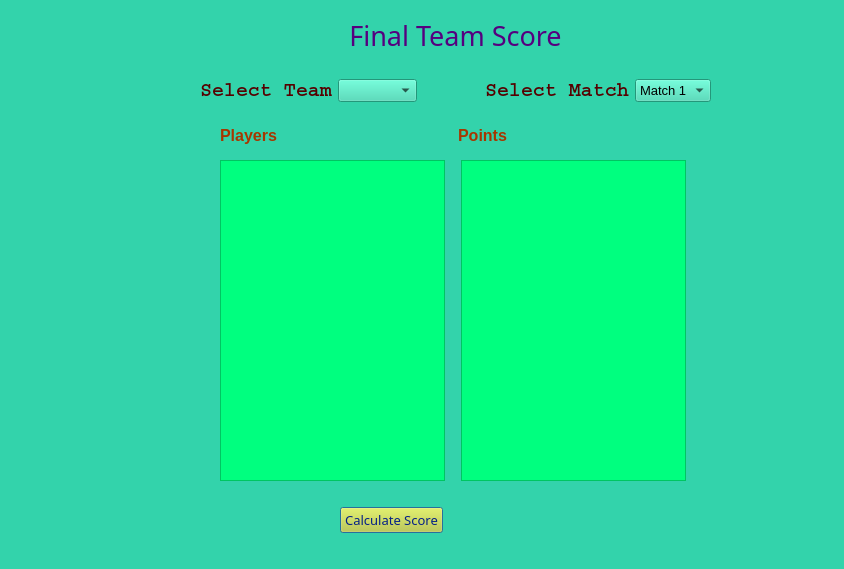
<?xml version="1.0" encoding="UTF-8"?>
<ui version="4.0">
 <class>Dialog</class>
 <widget class="QDialog" name="Dialog">
  <property name="geometry">
   <rect>
    <x>0</x>
    <y>0</y>
    <width>844</width>
    <height>569</height>
   </rect>
  </property>
  <property name="windowTitle">
   <string>Dialog</string>
  </property>
  <property name="styleSheet">
   <string notr="true">background-color: rgb(85, 170, 255);
background-color: rgb(69, 207, 207);
background-color: rgb(81, 179, 208);
background-color: rgb(51, 211, 171);</string>
  </property>
  <widget class="QWidget" name="layoutWidget">
   <property name="geometry">
    <rect>
     <x>220</x>
     <y>160</y>
     <width>466</width>
     <height>321</height>
    </rect>
   </property>
   <layout class="QHBoxLayout" name="horizontalLayout_5">
    <item>
     <widget class="QListWidget" name="lw1_2">
      <property name="font">
       <font>
        <family>Tahoma</family>
        <pointsize>10</pointsize>
        <weight>75</weight>
        <bold>true</bold>
       </font>
      </property>
      <property name="styleSheet">
       <string notr="true">
background-color: rgb(0, 255, 127);</string>
      </property>
     </widget>
    </item>
    <item>
     <spacer name="horizontalSpacer_3">
      <property name="font">
       <font>
        <family>Tahoma</family>
        <pointsize>10</pointsize>
       </font>
      </property>
      <property name="orientation">
       <enum>Qt::Horizontal</enum>
      </property>
      <property name="sizeHint" stdset="0">
       <size>
        <width>0</width>
        <height>0</height>
       </size>
      </property>
     </spacer>
    </item>
    <item>
     <spacer name="horizontalSpacer_2">
      <property name="orientation">
       <enum>Qt::Horizontal</enum>
      </property>
      <property name="sizeHint" stdset="0">
       <size>
        <width>40</width>
        <height>20</height>
       </size>
      </property>
     </spacer>
    </item>
    <item>
     <widget class="QListWidget" name="lw2_2">
      <property name="font">
       <font>
        <family>Tahoma</family>
        <pointsize>10</pointsize>
        <weight>75</weight>
        <bold>true</bold>
       </font>
      </property>
      <property name="styleSheet">
       <string notr="true">background-color: rgb(0, 255, 127);</string>
      </property>
     </widget>
    </item>
   </layout>
  </widget>
  <widget class="QWidget" name="layoutWidget_2">
   <property name="geometry">
    <rect>
     <x>220</x>
     <y>120</y>
     <width>461</width>
     <height>31</height>
    </rect>
   </property>
   <layout class="QHBoxLayout" name="horizontalLayout_6">
    <item>
     <widget class="QLabel" name="label_6">
      <property name="font">
       <font>
        <family>Tahoma</family>
        <pointsize>12</pointsize>
        <weight>75</weight>
        <bold>true</bold>
       </font>
      </property>
      <property name="styleSheet">
       <string notr="true">color: rgb(166, 55, 0);</string>
      </property>
      <property name="text">
       <string>Players</string>
      </property>
      <property name="alignment">
       <set>Qt::AlignCenter</set>
      </property>
     </widget>
    </item>
    <item>
     <spacer name="horizontalSpacer_4">
      <property name="orientation">
       <enum>Qt::Horizontal</enum>
      </property>
      <property name="sizeHint" stdset="0">
       <size>
        <width>40</width>
        <height>20</height>
       </size>
      </property>
     </spacer>
    </item>
    <item>
     <widget class="QLabel" name="label_7">
      <property name="font">
       <font>
        <family>Tahoma</family>
        <pointsize>12</pointsize>
        <weight>75</weight>
        <bold>true</bold>
       </font>
      </property>
      <property name="styleSheet">
       <string notr="true">color: rgb(166, 55, 0);</string>
      </property>
      <property name="text">
       <string>Points</string>
      </property>
      <property name="alignment">
       <set>Qt::AlignCenter</set>
      </property>
     </widget>
    </item>
    <item>
     <spacer name="horizontalSpacer_5">
      <property name="orientation">
       <enum>Qt::Horizontal</enum>
      </property>
      <property name="sizeHint" stdset="0">
       <size>
        <width>40</width>
        <height>20</height>
       </size>
      </property>
     </spacer>
    </item>
   </layout>
  </widget>
  <widget class="QWidget" name="horizontalLayoutWidget">
   <property name="geometry">
    <rect>
     <x>200</x>
     <y>70</y>
     <width>511</width>
     <height>41</height>
    </rect>
   </property>
   <layout class="QHBoxLayout" name="horizontalLayout_7">
    <item>
     <widget class="QLabel" name="label_8">
      <property name="font">
       <font>
        <family>Courier</family>
        <pointsize>15</pointsize>
        <weight>75</weight>
        <bold>true</bold>
       </font>
      </property>
      <property name="styleSheet">
       <string notr="true">
color: rgb(85, 0, 0);</string>
      </property>
      <property name="text">
       <string>Select Team</string>
      </property>
     </widget>
    </item>
    <item>
     <widget class="QComboBox" name="comboBox_2">
      <property name="font">
       <font>
        <pointsize>10</pointsize>
       </font>
      </property>
     </widget>
    </item>
    <item>
     <spacer name="horizontalSpacer">
      <property name="orientation">
       <enum>Qt::Horizontal</enum>
      </property>
      <property name="sizeHint" stdset="0">
       <size>
        <width>40</width>
        <height>20</height>
       </size>
      </property>
     </spacer>
    </item>
    <item>
     <widget class="QLabel" name="label_3">
      <property name="font">
       <font>
        <family>Courier</family>
        <pointsize>15</pointsize>
        <weight>75</weight>
        <bold>true</bold>
       </font>
      </property>
      <property name="styleSheet">
       <string notr="true">color: rgb(85, 0, 0);</string>
      </property>
      <property name="text">
       <string>Select Match</string>
      </property>
     </widget>
    </item>
    <item>
     <widget class="QComboBox" name="comboBox">
      <property name="font">
       <font>
        <pointsize>10</pointsize>
       </font>
      </property>
      <item>
       <property name="text">
        <string>Match 1</string>
       </property>
      </item>
      <item>
       <property name="text">
        <string>Match2</string>
       </property>
      </item>
     </widget>
    </item>
   </layout>
  </widget>
  <widget class="QWidget" name="layoutWidget_3">
   <property name="geometry">
    <rect>
     <x>340</x>
     <y>500</y>
     <width>211</width>
     <height>41</height>
    </rect>
   </property>
   <layout class="QHBoxLayout" name="horizontalLayout_8">
    <item>
     <widget class="QPushButton" name="pushButton_2">
      <property name="font">
       <font>
        <family>Lucida Fax</family>
        <pointsize>10</pointsize>
        <weight>7</weight>
        <italic>false</italic>
        <bold>false</bold>
       </font>
      </property>
      <property name="styleSheet">
       <string notr="true">font: 63 10pt &quot;Lucida Fax&quot;;
background-color: rgb(201, 209, 41);
color: rgb(4, 32, 134);</string>
      </property>
      <property name="text">
       <string>Calculate Score</string>
      </property>
     </widget>
    </item>
    <item>
     <spacer name="horizontalSpacer_6">
      <property name="font">
       <font>
        <family>Tahoma</family>
        <pointsize>10</pointsize>
       </font>
      </property>
      <property name="orientation">
       <enum>Qt::Horizontal</enum>
      </property>
      <property name="sizeType">
       <enum>QSizePolicy::Fixed</enum>
      </property>
      <property name="sizeHint" stdset="0">
       <size>
        <width>0</width>
        <height>0</height>
       </size>
      </property>
     </spacer>
    </item>
    <item>
     <widget class="QLabel" name="scorelabel_2">
      <property name="font">
       <font>
        <family>Tahoma</family>
        <pointsize>10</pointsize>
        <weight>75</weight>
        <bold>true</bold>
       </font>
      </property>
      <property name="text">
       <string/>
      </property>
     </widget>
    </item>
   </layout>
  </widget>
  <widget class="QLabel" name="label_9">
   <property name="geometry">
    <rect>
     <x>300</x>
     <y>20</y>
     <width>311</width>
     <height>31</height>
    </rect>
   </property>
   <property name="font">
    <font>
     <family>Snap ITC</family>
     <pointsize>20</pointsize>
     <weight>50</weight>
     <bold>false</bold>
    </font>
   </property>
   <property name="styleSheet">
    <string notr="true">color: rgb(85, 85, 0);
color: rgb(85, 0, 127);</string>
   </property>
   <property name="text">
    <string>Final Team Score</string>
   </property>
   <property name="alignment">
    <set>Qt::AlignCenter</set>
   </property>
  </widget>
  <widget class="QLabel" name="label_2">
   <property name="geometry">
    <rect>
     <x>620</x>
     <y>270</y>
     <width>201</width>
     <height>281</height>
    </rect>
   </property>
   <property name="text">
    <string/>
   </property>
   <property name="pixmap">
    <pixmap>Players/All Rounder.png</pixmap>
   </property>
  </widget>
  <widget class="QLabel" name="label">
   <property name="geometry">
    <rect>
     <x>-10</x>
     <y>310</y>
     <width>261</width>
     <height>261</height>
    </rect>
   </property>
   <property name="text">
    <string/>
   </property>
   <property name="pixmap">
    <pixmap>Players/l2.png</pixmap>
   </property>
  </widget>
  <zorder>label_2</zorder>
  <zorder>label</zorder>
  <zorder>layoutWidget</zorder>
  <zorder>layoutWidget_2</zorder>
  <zorder>horizontalLayoutWidget</zorder>
  <zorder>layoutWidget_3</zorder>
  <zorder>label_9</zorder>
 </widget>
 <resources/>
 <connections/>
</ui>
